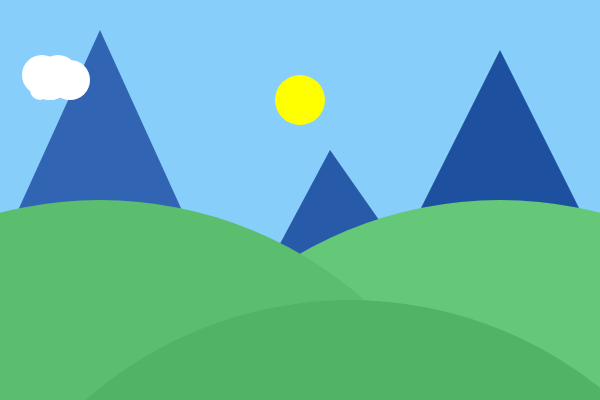
Frame 1 (no input)
Frame 60 (no input): identical to frame 1, image omitted
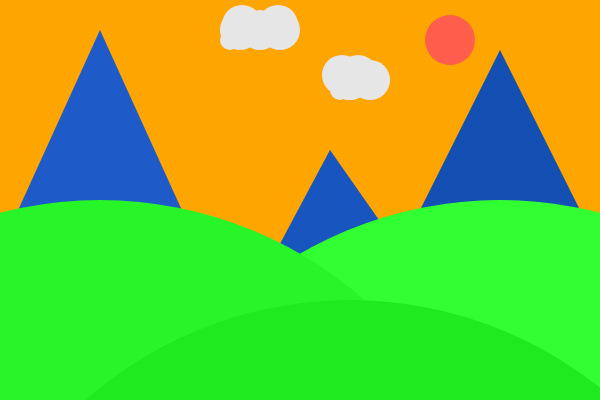
Frame 120 (the mouse pressed at the canvas centre since frame 60)

The p5.js sketch that drew these frames (run headless with seeded random() and noise() and a simulated clock; from frame 60 on, the mouse is pressed at the canvas centre):

// p5.js sketch
// ── sketch.js
// Interactive Scene
// Gary Wang
// Feb, 18th, 2025
//
//Different views at outdoors. (mountains, hills, the Sun, the Moon, clouds...)

let currentBack=0;//the view starts in the morning
function setup() {
  createCanvas(600, 400);//display size
}

function draw() {// codes are all in functions
  background(200);
  drawbackground();
  drawCloud();
}
function mousePressed(){
  currentBack = currentBack+1;// when the left mouse is clicked
  if (currentBack >3){        //the "currentBack" variable changes
    currentBack = 0;         //the "currentBack"will not count to 4,it will reset to 0
  }
}


function drawbackground(){
  //no stroke for these shapes
  noStroke();
  if (currentBack=== 0){ //what is the view looks like when it's in the morning?(currentBack 0)
    background(135, 206, 250);//blue sky(great view)
    //mountains
    fill(50, 100, 180);
    triangle(100, 30, 0, 250, 200, 250);
    fill(30, 80, 160);
    triangle(500, 50, 600, 250, 400, 250);
    fill(40, 90, 170);
    triangle(330, 150, 400, 250, 250, 300);
    //some hills
    fill(100, 200, 120);
    circle(500, 600, 800);
    fill(90, 190, 110);
    circle(100, 600, 800);
    fill(80, 180, 100);
    circle(350, 700, 800);
    //sun in the morning
    fill(255, 255, 0);
    circle(300,100, 50);
  }
  else if(currentBack === 1){//what is the view looks like when it's at noon?(currentBack 1)
    background(255, 165, 0); //orange sky at noon, (hot and sunny)
    //mountains
    fill(30, 90, 200);
    triangle(100, 30, 0, 250, 200, 250);
    fill(20, 80, 180);
    triangle(500, 50, 600, 250, 400, 250);
    fill(25, 85, 190);
    triangle(330, 150, 400, 250, 250, 300);
    //some hills
    fill(50, 255, 50);
    circle(500, 600, 800);
    fill(40, 245, 40);
    circle(100, 600, 800);
    fill(30, 235, 30);
    circle(350, 700, 800);
    //sun at noon
    fill(255, 94, 77);
    circle(450,40, 50);
  }
  else if(currentBack === 2){//what is the view looks like when it's at night?(currentBack 2)
    background(50, 50, 50);//dark sky at night
    //mountains
    fill(20, 60, 120);
    triangle(100, 30, 0, 250, 200, 250);
    fill(10, 50, 100);
    triangle(500, 50, 600, 250, 400, 250);
    fill(15, 55, 110);
    triangle(330, 150, 400, 250, 250, 300);
    //some hills
    fill(10, 120, 50);
    circle(500, 600, 800);
    fill(10, 110, 40);
    circle(100, 600, 800);
    fill(5, 100, 30);
    circle(350, 700, 800);
    //Moon
    fill(200,200,225)
    circle(150,40, 50);
  }
  else if(currentBack === 3){//what is the view looks like when it's in the early morning?(currentBack 3)
    background(0, 255, 127);//green-yellow sky
    //sun in the very early moring
    fill(255, 223, 186);
    circle(200,200, 50);
    //mountains
    fill(40, 70, 140);
    triangle(100, 30, 0, 250, 200, 250);
    fill(30, 60, 120);
    triangle(500, 50, 600, 250, 400, 250);
    fill(35, 65, 130);
    triangle(330, 150, 400, 250, 250, 300);
    //some hills
    fill(80, 150, 90);
    circle(500, 600, 800);
    fill(70, 140, 80);
    circle(100, 600, 800);
    fill(60, 130, 70);
    circle(350, 700, 800);
  }
}
function drawCloud(){
  if (currentBack===0){//different colors in different situations
    fill(255,255,255);
  }
  else if (currentBack===1){
    fill(230,230,230);
  }
  else if (currentBack===2){
    fill(150,150,150);
  }
  else if (currentBack===3){
    fill(100,100,120);
  }
  //first cloud
  circle(mouseX-60, 30, 40);//"mouseX" allow the clouds follow the mouse's X axis change
  circle(mouseX-20, 30, 40);
  circle(mouseX-40, 30, 40);
  circle(mouseX-70, 40, 20);
  circle(mouseX-58, 25, 40);
  circle(mouseX-22, 25, 40);
  //second cloud
  circle(mouseX+50, 80, 40);
  circle(mouseX+70, 80, 40);
  circle(mouseX+50, 80, 40);
  circle(mouseX+40, 90, 20);
  circle(mouseX+42, 75, 40);
  circle(mouseX+58, 75, 40);
}
